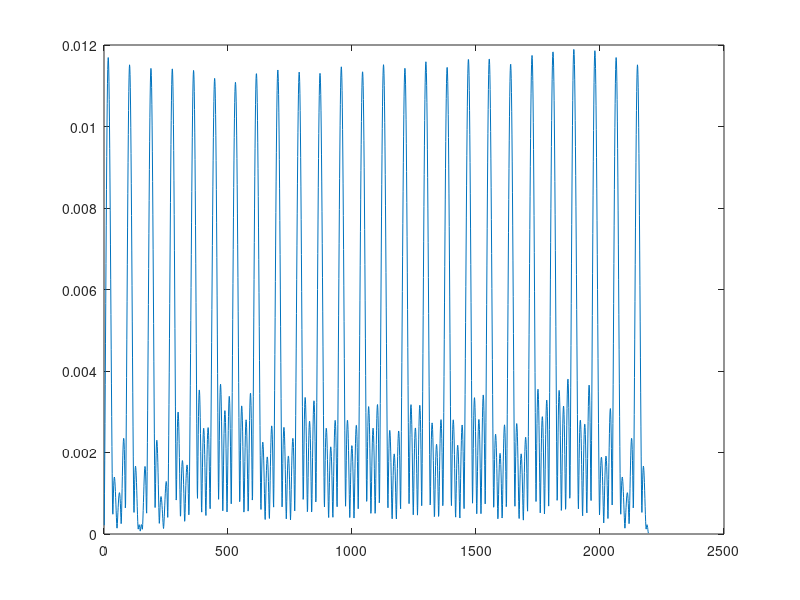

Reproduce this figure in MATLAB. (Note: this script raises an error after producing the figure.)
clc;
close all;

% Parameters
numSubcarriers = 120;       % Total number of subcarriers
user1Subcarriers = 1:120;   % Subcarriers assigned to User-1

% Initialize subcarrier mapping vector
subcarrierMapping = zeros(numSubcarriers, 1);

% Assign subcarriers to User-1
subcarrierMapping(user1Subcarriers) = 1;

% Display the subcarrier mapping
disp(subcarrierMapping);

% Set parameters for Zadoff-Chu sequence generation
sequenceLength = 120;  % Length of the ZC sequence
rootIdx = 5;           % Root index of the ZC sequence

% Generate the Zadoff-Chu sequence for User-1
n = 0:sequenceLength-1;
zcSequence = exp(-1i * pi * rootIdx * n .* (n + 1) / sequenceLength);

% Display the Zadoff-Chu sequence for User-1
disp(zcSequence);

% Parameters for OFDM waveform generation
user = 1;                % User index
fftSize = 2048;          % FFT size
cpLength = 144;          % Cyclic prefix length

% Generate the OFDM waveform for User-1
ofdmSignal = ifft(zcSequence, fftSize);   % Perform IFFT on the Zadoff-Chu sequence
ofdmSignal = [ofdmSignal(end-cpLength+1:end) ofdmSignal];   % Add cyclic prefix

% Display the OFDM waveform for User-1
disp(ofdmSignal);
plot(abs(ofdmSignal));

% Generate complex Gaussian random variables for each tap
h1 = (randn(1,1)+1j*randn(1,1))/sqrt(2);
h2 = (randn(1,1)+1j*randn(1,1))/sqrt(2);
h3 = (randn(1,1)+1j*randn(1,1))/sqrt(2);
h4 = (randn(1,1)+1j*randn(1,1))/sqrt(2);

% Combine taps to form broadband channel coefficients
h = [0.3*h1 0.8*h2 0.2*h3 0.5*h4];

% Display the generated coefficients
disp(h);

% Convolution of fading and transmitted signal
conv_op = conv(ofdmSignal, h);
plot(abs(conv_op));
M = length(conv_op);

%% Receiver Operations %%
% CP removal
L = 4;
rx_signal = conv_op((L+3):length(conv_op));

% Computing FFT
decoded_ofdm = fft(rx_signal);





% Perform LS channel estimation
X = repmat(ofdmSignal(user1Subcarriers), 1, length(h));  % Replicate transmitted signal matrix X for User-1 subcarriers
H_estimated = ls_channel_estimation(qam_demod, X);

% Display the estimated channel coefficients
disp('Estimated Channel Coefficients:');
disp(H_estimated);

% Function for LS channel estimation
function H_estimated = ls_channel_estimation(Y, X)
    % Y: Received signal matrix (size: numSubcarriers x numAntennas)
    % X: Transmitted signal matrix (size: numSubcarriers x numAntennas)

    % Perform LS channel estimation
    H_estimated = pinv(X) * Y;
end


